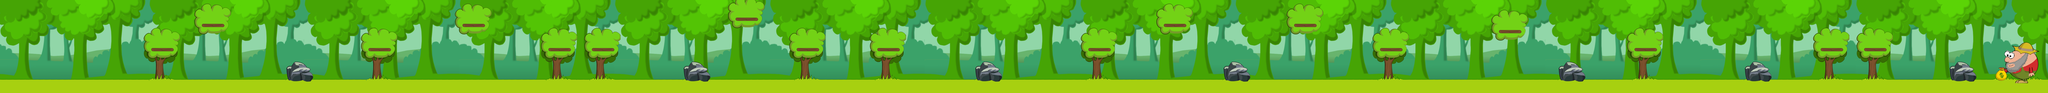

A level layout from a 2D game, rendered from its tile map. Below: a short description, then the map file with tile-grid data replaced by summaries:
An orthogonal 330x15 tile map with 32x32 px tiles, 2 tile layers (sky, ground) and 97 objects (36x t5, 22x mt20, 18x ground, 10x t10, 7x fence, ...).

<map version="1.0" orientation="orthogonal" renderorder="right-down" width="330" height="15" tilewidth="32" tileheight="32" nextobjectid="98">
 <tileset firstgid="1" name="forestTileset" tilewidth="32" tileheight="32">
  <image source="../gfx/forestTileset.png" width="800" height="1300" />
 </tileset>
 <layer name="sky" width="330" height="15">
  <data>[4950 cells, 4950 non-empty, 373 distinct tile ids]</data>
 </layer>
 <layer name="ground" width="330" height="15">
  <data>[4950 cells, 4950 non-empty, 206 distinct tile ids]</data>
 </layer>
 <objectgroup name="Object Layer 1" width="0" height="0">
  <object id="1" name="ground" x="-5" y="424" width="10566" height="58" />
  <object id="2" name="t10" x="512" y="351" width="48" height="45" />
  <object id="3" name="t10" x="572" y="350" width="48" height="45" />
  <object id="4" name="t10" x="634" y="348" width="48" height="45" />
  <object id="5" name="ground" x="787" y="247" width="104" height="11" />
  <object id="6" name="end" x="10313" y="58" width="11" height="369" />
  <object id="7" name="ground" x="1045" y="126" width="104" height="11" />
  <object id="8" name="ground" x="1903" y="250" width="106" height="6" />
  <object id="9" name="ground" x="2388" y="125" width="106" height="9" />
  <object id="10" name="ground" x="2833" y="250" width="106" height="9" />
  <object id="11" name="ground" x="3055" y="250" width="106" height="9" />
  <object id="12" name="ground" x="3796" y="93" width="106" height="9" />
  <object id="13" name="ground" x="4112" y="250" width="106" height="9" />
  <object id="14" name="ground" x="4527" y="251" width="106" height="9" />
  <object id="15" name="ground" x="5616" y="251" width="106" height="9" />
  <object id="16" name="ground" x="6006" y="126" width="106" height="9" />
  <object id="17" name="ground" x="6675" y="126" width="106" height="9" />
  <object id="18" name="ground" x="7121" y="251" width="106" height="9" />
  <object id="19" name="ground" x="7732" y="158" width="106" height="9" />
  <object id="20" name="ground" x="8432" y="251" width="106" height="9" />
  <object id="21" name="ground" x="9393" y="251" width="106" height="9" />
  <object id="22" name="ground" x="9616" y="250" width="106" height="9" />
  <object id="23" name="fence" x="1501" y="343" width="85" height="73" />
  <object id="24" name="fence" x="3543" y="344" width="85" height="73" />
  <object id="25" name="fence" x="5049" y="343" width="85" height="73" />
  <object id="26" name="fence" x="6330" y="343" width="85" height="73" />
  <object id="27" name="fence" x="8055" y="343" width="85" height="73" />
  <object id="28" name="fence" x="9015" y="343" width="85" height="73" />
  <object id="29" name="fence" x="10072" y="344" width="85" height="73" />
  <object id="30" name="mt20" x="810" y="346" width="48" height="45" />
  <object id="31" name="t10" x="812" y="182" width="48" height="45" />
  <object id="32" name="t10" x="1048" y="69" width="48" height="45" />
  <object id="33" name="mt20" x="1124" y="68" width="48" height="45" />
  <object id="34" name="t10" x="1070" y="346" width="48" height="45" />
  <object id="35" name="t5" x="1306" y="353" width="48" height="45" />
  <object id="36" name="mt20" x="1509" y="272" width="48" height="45" />
  <object id="37" name="t5" x="1888" y="344" width="48" height="45" />
  <object id="38" name="t5" x="1962" y="344" width="48" height="45" />
  <object id="39" name="mt20" x="1926" y="182" width="48" height="45" />
  <object id="40" name="mt10" x="2383" y="61" width="48" height="45" />
  <object id="41" name="t10" x="2449" y="60" width="48" height="45" />
  <object id="42" name="t5" x="2517" y="60" width="48" height="45" />
  <object id="43" name="mt20" x="2409" y="352" width="48" height="45" />
  <object id="44" name="t10" x="2970" y="89" width="48" height="45" />
  <object id="45" name="mt20" x="2848" y="178" width="48" height="45" />
  <object id="46" name="t5" x="3091" y="187" width="48" height="45" />
  <object id="47" name="t5" x="2854" y="354" width="48" height="45" />
  <object id="48" name="t5" x="3336" y="29" width="48" height="45" />
  <object id="49" name="mt20" x="3444" y="366" width="48" height="45" />
  <object id="50" name="t5" x="3782" y="30" width="48" height="45" />
  <object id="51" name="t5" x="3852" y="33" width="48" height="45" />
  <object id="52" name="mt20" x="3766" y="360" width="48" height="45" />
  <object id="53" name="mt20" x="3840" y="359" width="48" height="45" />
  <object id="54" name="mt20" x="4137" y="191" width="48" height="45" />
  <object id="55" name="t5" x="4086" y="33" width="48" height="45" />
  <object id="56" name="t5" x="4243" y="30" width="48" height="45" />
  <object id="57" name="t5" x="4209" y="352" width="48" height="45" />
  <object id="58" name="mt20" x="4560" y="6" width="48" height="45" />
  <object id="59" name="t5" x="4551" y="194" width="48" height="45" />
  <object id="60" name="t5" x="4553" y="362" width="48" height="45" />
  <object id="61" name="mt20" x="5064" y="279" width="48" height="45" />
  <object id="62" name="t5" x="5061" y="21" width="48" height="45" />
  <object id="63" name="mt20" x="5637" y="191" width="48" height="45" />
  <object id="64" name="t10" x="5635" y="11" width="48" height="45" />
  <object id="65" name="t5" x="5498" y="352" width="48" height="45" />
  <object id="66" name="t5" x="5633" y="349" width="48" height="45" />
  <object id="67" name="mt20" x="5845" y="350" width="48" height="45" />
  <object id="68" name="t5" x="6027" y="62" width="48" height="45" />
  <object id="69" name="t5" x="6340" y="282" width="48" height="45" />
  <object id="70" name="mt20" x="6334" y="11" width="48" height="45" />
  <object id="71" name="t5" x="6675" y="59" width="48" height="45" />
  <object id="72" name="t5" x="6759" y="63" width="48" height="45" />
  <object id="73" name="mt20" x="6702" y="165" width="48" height="45" />
  <object id="74" name="t5" x="6671" y="367" width="48" height="45" />
  <object id="75" name="mt20" x="7146" y="105" width="48" height="45" />
  <object id="76" name="t5" x="7091" y="366" width="48" height="45" />
  <object id="77" name="t5" x="7156" y="363" width="48" height="45" />
  <object id="78" name="t5" x="7400" y="12" width="48" height="45" />
  <object id="79" name="t5" x="7474" y="9" width="48" height="45" />
  <object id="80" name="mt20" x="7497" y="365" width="48" height="45" />
  <object id="81" name="t10" x="7719" y="104" width="48" height="45" />
  <object id="82" name="mt20" x="7801" y="105" width="48" height="45" />
  <object id="83" name="t5" x="8068" y="283" width="48" height="45" />
  <object id="84" name="mt20" x="8458" y="116" width="48" height="45" />
  <object id="85" name="t5" x="8457" y="-8" width="48" height="45" />
  <object id="86" name="t5" x="8361" y="367" width="48" height="45" />
  <object id="87" name="t5" x="8457" y="366" width="48" height="45" />
  <object id="88" name="t5" x="8565" y="366" width="48" height="45" />
  <object id="89" name="mt20" x="8836" y="360" width="48" height="45" />
  <object id="90" name="t5" x="9030" y="72" width="48" height="45" />
  <object id="91" name="mt20" x="9537" y="201" width="48" height="45" />
  <object id="92" name="t5" x="9392" y="187" width="48" height="45" />
  <object id="93" name="t5" x="9530" y="6" width="48" height="45" />
  <object id="94" name="t5" x="9689" y="189" width="48" height="45" />
  <object id="95" name="t5" x="9480" y="347" width="48" height="45" />
  <object id="96" name="mt10" x="9577" y="348" width="48" height="45" />
  <object id="97" name="life" x="4858" y="97" width="48" height="45" />
 </objectgroup>
</map>
